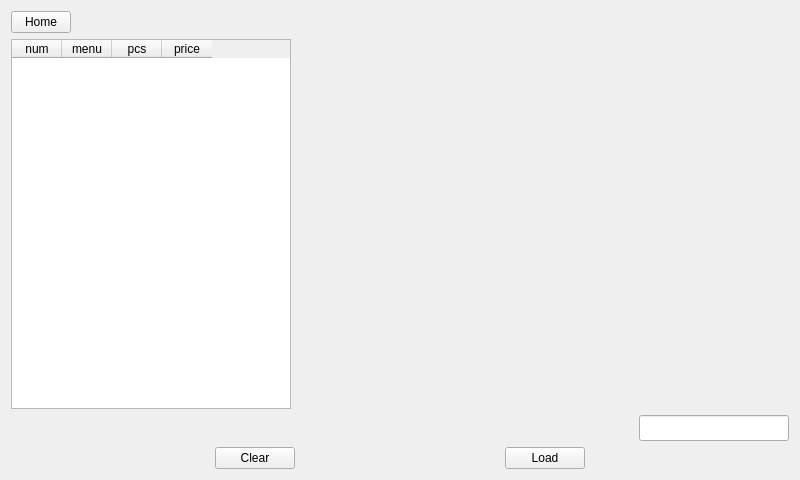
<?xml version="1.0" encoding="UTF-8"?>
<ui version="4.0">
 <class>Form</class>
 <widget class="QWidget" name="Form">
  <property name="geometry">
   <rect>
    <x>0</x>
    <y>0</y>
    <width>800</width>
    <height>480</height>
   </rect>
  </property>
  <property name="windowTitle">
   <string>Admin</string>
  </property>
  <layout class="QVBoxLayout" name="verticalLayout_2">
   <item>
    <layout class="QVBoxLayout" name="verticalLayout">
     <item>
      <widget class="QPushButton" name="backButton">
       <property name="maximumSize">
        <size>
         <width>60</width>
         <height>40</height>
        </size>
       </property>
       <property name="text">
        <string>Home</string>
       </property>
      </widget>
     </item>
    </layout>
   </item>
   <item>
    <layout class="QHBoxLayout" name="horizontalLayout" stretch="1,0">
     <item>
      <layout class="QGridLayout" name="productLayout">
       <property name="spacing">
        <number>2</number>
       </property>
      </layout>
     </item>
     <item>
      <layout class="QVBoxLayout" name="verticalLayout_3" stretch="0,0,0">
       <item>
        <widget class="QTableWidget" name="revenueTable">
         <property name="maximumSize">
          <size>
           <width>280</width>
           <height>16777215</height>
          </size>
         </property>
         <attribute name="horizontalHeaderMinimumSectionSize">
          <number>23</number>
         </attribute>
         <attribute name="horizontalHeaderDefaultSectionSize">
          <number>50</number>
         </attribute>
         <column>
          <property name="text">
           <string>num</string>
          </property>
         </column>
         <column>
          <property name="text">
           <string>menu</string>
          </property>
         </column>
         <column>
          <property name="text">
           <string>pcs</string>
          </property>
         </column>
         <column>
          <property name="text">
           <string>price</string>
          </property>
         </column>
        </widget>
       </item>
       <item>
        <layout class="QHBoxLayout" name="horizontalLayout_3">
         <item>
          <widget class="QLabel" name="dateLabel">
           <property name="text">
            <string/>
           </property>
          </widget>
         </item>
         <item>
          <widget class="QLineEdit" name="revenueEdit">
           <property name="maximumSize">
            <size>
             <width>150</width>
             <height>30</height>
            </size>
           </property>
           <property name="font">
            <font>
             <family>Consolas</family>
             <pointsize>11</pointsize>
            </font>
           </property>
           <property name="alignment">
            <set>Qt::AlignRight|Qt::AlignTrailing|Qt::AlignVCenter</set>
           </property>
           <property name="readOnly">
            <bool>true</bool>
           </property>
          </widget>
         </item>
        </layout>
       </item>
       <item>
        <layout class="QHBoxLayout" name="horizontalLayout_2">
         <item>
          <widget class="QPushButton" name="clearButton">
           <property name="maximumSize">
            <size>
             <width>80</width>
             <height>40</height>
            </size>
           </property>
           <property name="text">
            <string>Clear</string>
           </property>
          </widget>
         </item>
         <item>
          <widget class="QPushButton" name="loadButton">
           <property name="maximumSize">
            <size>
             <width>80</width>
             <height>40</height>
            </size>
           </property>
           <property name="text">
            <string>Load</string>
           </property>
          </widget>
         </item>
        </layout>
       </item>
      </layout>
     </item>
    </layout>
   </item>
  </layout>
 </widget>
 <resources/>
 <connections/>
</ui>
